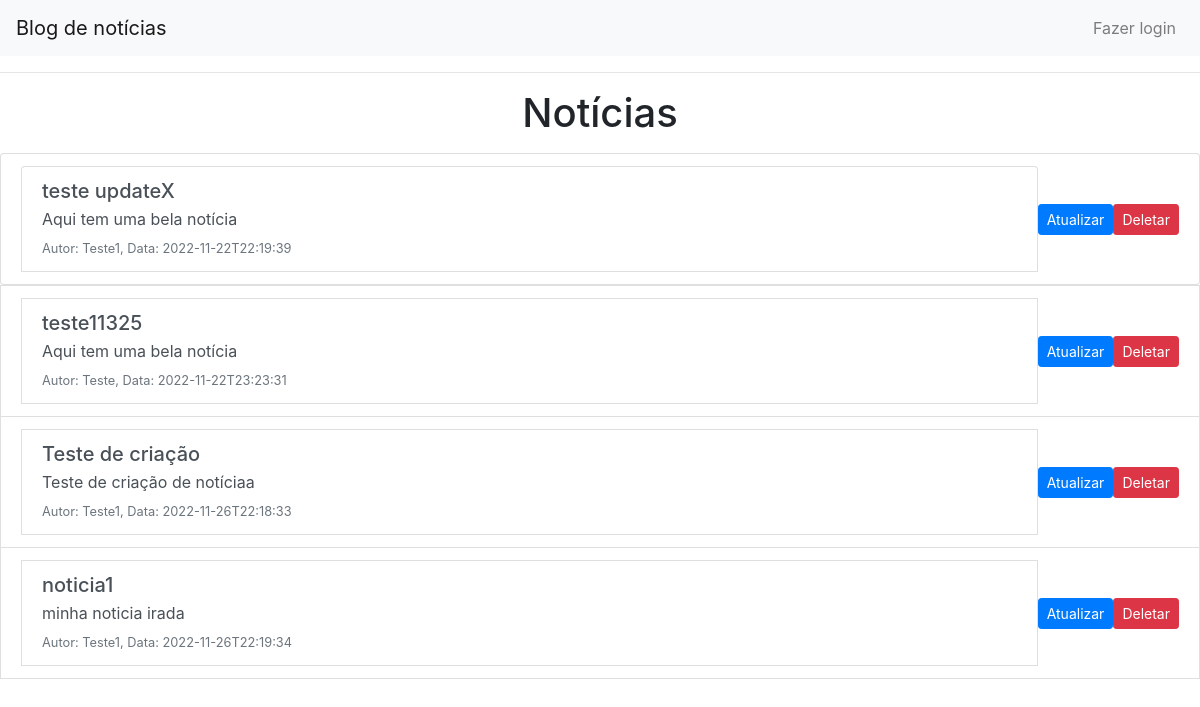
Page /home/ on the earlier database version.
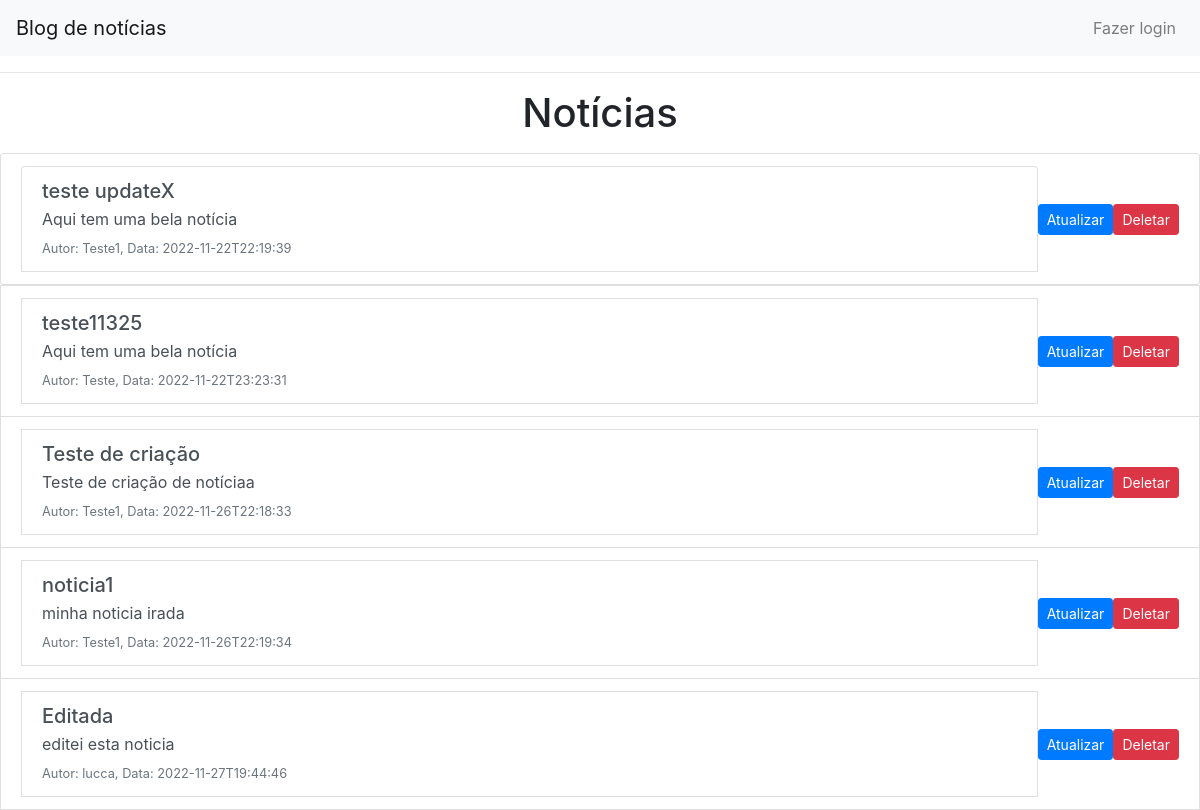
Same page on the later database version.
### Blog/models.py (models this page shows, shortened)
class News(models.Model):
    user = models.ForeignKey(User, on_delete=models.CASCADE, blank=False, null=False)
    title = models.CharField(max_length=255, null=False, blank=False)
    message = models.TextField(null=False, blank=False)
    created_at = models.DateTimeField(auto_now_add=True)
    updated_at = models.DateTimeField(auto_now=True)

class User(AbstractBaseUser):
    email = models.EmailField(max_length=255, null=True, blank=False, unique=True)
    name = models.CharField(max_length=255, null=True, blank=True)
    is_admin = models.BooleanField(default=False)
    is_active = models.BooleanField(default=True)
    created_at = models.DateTimeField(auto_now_add=True)
    updated_at = models.DateTimeField(auto_now=True)
    objects = UserManager()
    USERNAME_FIELD = 'email'

### Blog/views.py (the view)
# urls.py: path('home/', ListAllNews.as_view(), name='home'),
class ListAllNews(View):
    def get(self, request, *args, **kwargs):
        news = News.objects.all()
        news_serializer_array = NewsSerializer(news, many=True).data
        for news_serializer in news_serializer_array:
            if 'user' in news_serializer and news_serializer['user'] != None:
                try:
                    user = User.objects.get(pk=news_serializer['user'])
                    news_serializer['user'] = UserSerializer(user).data
                except:
                    news_serializer['user'] = None
        context = {'news': news_serializer_array, }
        return render(request,'Blog/listNews.html', context)

### Blog/templates/Blog/listNews.html (shortened to what this page needs)
{% load static %}
<!DOCTYPE html>
<html>
<head>
  <link rel="stylesheet" href="{% static 'myapp/css/style.css' %}">
</head>
<body>
  {% include 'Blog/links.html' %}
<div class="row" style="justify-content: center">
    <h1>Notícias</h1>
</div>
<div class="row" style="justify-content: center">
</div>
<div>
  <ul class="list-group">
  {% for nw in news %}
    <li class="list-group-item d-flex justify-content-between align-items-center">
       <div class="list-group-item list-group-item-action flex-column align-items-start">
        <div class="d-flex w-100 justify-content-between">
          <h5 class="mb-1">{{nw.title}}</h5>
         </div>
        <p class="mb-1">{{nw.message}}</p>
        <small class="text-muted">Autor: {{nw.user.name}}, Data: {{nw.created_at}}</small>
        </div>
      <a href="{% url 'updateNews' pk=nw.id %}" class="btn btn-sm btn-primary">Atualizar</a>
      <a href="{% url 'deleteNews' pk=nw.id %}" class="btn btn-sm btn-danger">Deletar</a>
    </li>
  </ul>
  {% empty %}
    <h3 colspan="5">Nenhuma notícia postada</h3>
  {% endfor %}
</div>
</body>
</html>

Differences in the rows shown:
added News: title "Editada", message "editei esta noticia"
added User: user.name "lucca"
Other differences:
new list line: "Autor: , Data: 2022-11-27T19:44:46 Atualizar Deletar"
